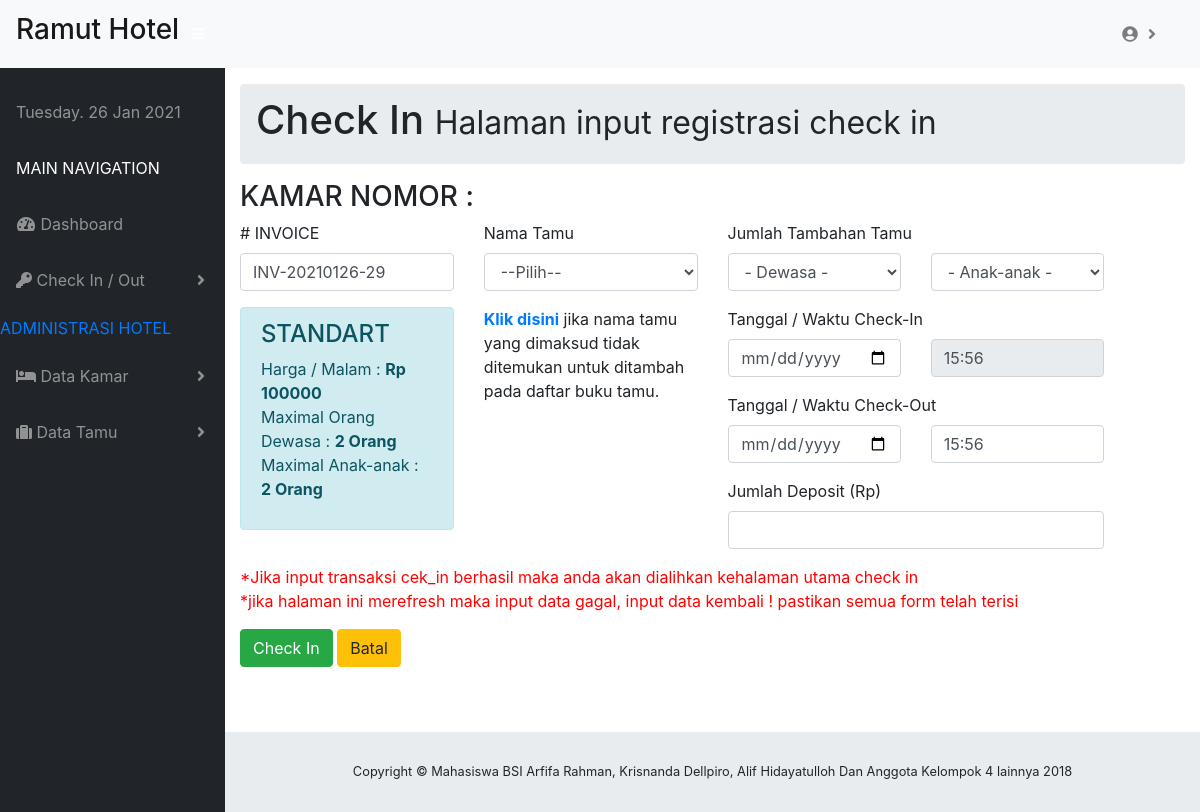
Screenshot of /index.php/checkin/checkin_stact with the database file from the repository.
### tables this page shows
CREATE TABLE `kamar` (
  `id_kamar` int(3) NOT NULL,
  `nomor_kamar` int(3) NOT NULL,
  `id_kamar_tipe` int(3) NOT NULL,
  `max_dewasa` int(11) NOT NULL,
  `max_anak` int(11) NOT NULL,
  `status_kamar` varchar(20) NOT NULL DEFAULT 'TERSEDIA'
);

CREATE TABLE `kamar_tipe` (
  `id_kamar_tipe` int(3) NOT NULL,
  `nama_kamar_tipe` varchar(50) NOT NULL,
  `harga_malam` int(3) NOT NULL,
  `harga_orang` int(3) NOT NULL,
  `keterangan` text NOT NULL
);

### application/controllers/Checkin.php (called while the page is built, shortened)
<?php
class Checkin extends CI_Controller {
		public function checkin_stact(){
			$id_user = $this->input->post('id_user');
			$nomor_invoice = $this->input->post('nomor_invoice');
	 		$id_tamu = $this->input->post('id_tamu');
	 		$id_kamar = $this->input->post('id_kamar');
	 		$jumlah_dewasa = $this->input->post('jumlah_dewasa');
	 		$jumlah_anak = $this->input->post('jumlah_anak');
	 		$tanggal_checkin = $this->input->post('tanggal_checkin');
	 		$waktu_checkin = $this->input->post('waktu_checkin');
	 		$tanggal_checkout = $this->input->post('tanggal_checkout');
	 		$waktu_checkout = $this->input->post('waktu_checkout');
	 		$deposit = $this->input->post('deposit');
	 		if($jumlah_anak=="1"){
	 			$biaya_anak=32500;
	 		}elseif($jumlah_anak=="2"){
	 			$biaya_anak=70000;
	 		}else{
	 			$biaya_anak=0;
	 		}
	 		if($jumlah_dewasa=="1"){
	 			$biaya_dewasa=70000;
	 		}elseif($jumlah_dewasa=="2"){
	 			$biaya_dewasa=150000;
	 		}else{
	 			$biaya_dewasa=0;
	 		}
			$biaya_kamar=100000+$biaya_anak+$biaya_dewasa;
			$tanggal_datang = strtotime($tanggal_checkin);
			$tanggal_pulang = strtotime($tanggal_checkout);
			$selisih = abs(($tanggal_pulang-$tanggal_datang)/(60*60*24));
			$total_biaya_kamar=$biaya_kamar*$selisih;
	 		$this->form_validation->set_rules('id_user','ID user','required');
	 		$this->form_validation->set_rules('nomor_invoice','NO.invoice','required');
	 		$this->form_validation->set_rules('tanggal_checkout','tanggal checkout','required');
	 		$this->form_validation->set_rules('waktu_checkout','waktu checkout','required');
	 		$this->form_validation->set_rules('deposit','deposit','required');
	 		if($this->form_validation->run() != false){
	 			$data = array(
				'id_user' => $id_user,
				'nomor_invoice' => $nomor_invoice,
				'tanggal' => $tanggal,
				'id_tamu' => $id_tamu,
				'id_kamar' => $id_kamar,
				'jumlah_dewasa' => $jumlah_dewasa,
				'jumlah_anak' => $jumlah_anak,
				'tanggal_checkin' => $tanggal_checkin,
				'waktu_checkin'=>$waktu_checkin,
				'tanggal_checkout' =>$tanggal_checkout,
				'waktu_checkout' => $waktu_checkout,
				'total_biaya_kamar' => $total_biaya_kamar,
				'deposit' => $deposit,
				'tanggal' => date("Y-m-d")
				);
	 		$this->m_admin->insert_data($data,'transaksi_kamar');
	 		$d = array('status_kamar' => 'TIDAK TERSEDIA');
	 		$w = array('id_kamar'=>$id_kamar);
	 		$this->m_admin->update_data($w,$d,'kamar');
			redirect(base_url().'checkin');
		}else{
			$w = array('status_kamar'=>'TERSEDIA','id_kamar'=> $id_kamar);
			$data['kamar_tersediaST'] = $this->db->query(" SELECT * FROM kamar K , kamar_tipe KT WHERE K.id_kamar_tipe=KT.id_kamar_tipe AND K.id_kamar_tipe='2'AND K.status_kamar='TERSEDIA' ")->result();
			$data['kamar'] = $this->m_admin->edit_data($w,'kamar')->result();
			$data['tamu'] = $this->m_admin->get_data('tamu')->result();
			$this->load->view('page_admin/header');
			$this->load->view('page_admin/navigator');
			$this->load->view('main_navigation/v_checkin_stdaftar',$data);
			$this->load->view('page_admin/footer');
		}
		}
}

### index.php (called while the page is built, shortened)
<?php
require_once BASEPATH.'core/CodeIgniter.php';

### application/views/main_navigation/v_checkin_stdaftar.php (the view, shortened to what this page needs)
<div class="container-fluid">
<?php $nomor_invoice='INV-'.date('Ymd').'-'.(rand(10,100));
?>
 <ol class="breadcrumb">
    <li class="breadcrumb-item">
        <h1>Check In <span class="small">Halaman input registrasi check in</span></h1>
    </li>
  </ol>
<section class="content">
	<?php foreach ($kamar as $k ) {?>
		<?php } ?>
	<?php foreach ($kamar_tersediaST as $ki) { ?>
	    <?php } ?>
	<div class="box">
		<div class="box-header">
			<h3 class="box-title">KAMAR NOMOR : <b><?php echo $k->nomor_kamar; ?></b></h3>
		</div>
		<form action="<?php echo base_url().'checkin/checkin_stact' ?>" method="post">
			<div class="box-body">
				<div class="row">
					<div class="col-sm-3">
						<div class="form-group">
							<label># INVOICE</label>
							<input class="form-control" name="nomor_invoice" value="<?php echo $nomor_invoice; ?>" />
						</div>
						<div class="alert alert-info">
							<h4><?php echo $ki->nama_kamar_tipe; ?></h4>
							<ul class="list-unstyled">
								<li>Harga / Malam : <b>Rp <?php echo $ki->harga_malam; ?></b></li>
								<li>Maximal Orang Dewasa : <b><?php echo $ki->max_dewasa; ?> Orang</b></li>
								<li>Maximal Anak-anak : <b><?php echo $ki->max_anak; ?> Orang</b></li>
							</ul>
						</div>
					</div>
					<div class="col-sm-3">
						<div class="form-group">
							<label>Nama Tamu</label>
							<select class="form-control nama_tamu" name="id_tamu" required="required">
								<option>--Pilih--</option>
							</select>
						</div>
						<div class="well">
							<a href="<?php echo base_url().'tamu/tambah_tamunav' ?>"><b>Klik disini</b></a> jika nama tamu yang dimaksud tidak ditemukan untuk ditambah pada daftar buku tamu.
						</div>
					</div>
					<div class="col-sm-5">
						<div class="form-group">
							<label>Jumlah Tambahan Tamu</label>
							<div class="row">
								<div class="col-sm-6">
									<select class="form-control" name="jumlah_dewasa">
										<option value="0">- Dewasa -</option>
									</select>
								</div>
								<div class="col-sm-6">
									<select class="form-control" name="jumlah_anak">
										<option value="0">- Anak-anak -</option>
									</select>
								</div>
							</div>
						</div>
						<div class="form-group">
							<label>Tanggal / Waktu Check-In</label>
							<div class="row">
								<div class="col-sm-6">
									<input class="form-control" type="date" name="tanggal_checkin"  required="required" />
								</div>
								<div class="col-sm-6">
									<input class="form-control" name="waktu_checkin" value="<?php echo date('H:i'); ?>" readonly />
								</div>
							</div>
						</div>
						<div class="form-group">
							<label>Tanggal / Waktu Check-Out</label>
							<div class="row">
								<div class="col-sm-6">
									<input id="checkout" type="date" class="form-control" name="tanggal_checkout" required="required" />
								</div>
								<div class="col-sm-6">
									<input class="form-control" name="waktu_checkout" value="<?php echo date('H:i'); ?>" />
								</div>
							</div>
						</div>
						<div class="form-group">
							<label>Jumlah Deposit (Rp)</label>
							<input class="form-control" name="deposit" required />
						</div>
					</div>
				</div>
			</div>
			<div class="box-footer">
				<p><font color="red">*Jika input transaksi cek_in berhasil maka anda akan dialihkan kehalaman utama check in<br>
				*jika halaman ini merefresh maka input data gagal, input data kembali ! pastikan semua form telah terisi<br></font></p>
				<button class="btn btn-success" type="submit" name="checkin">Check In</button>
				<a class="btn btn-warning" href="<?php echo base_url().'checkin' ?>">Batal</a>
			</div>
		</form>
	</div>
</section>
</div>

### assets/css/sb-admin_login.css (style rules this page uses)
html { position: relative; min-height: 100%; }
body { height: 100%; }
:root { --input-padding-x: 0.75rem; --input-padding-y: 0.75rem; }

### rows the page displays
kamar: id_kamar_tipe.nama_kamar_tipe "STANDART", id_kamar_tipe.harga_malam "100000", max_dewasa "2", max_anak "2"
